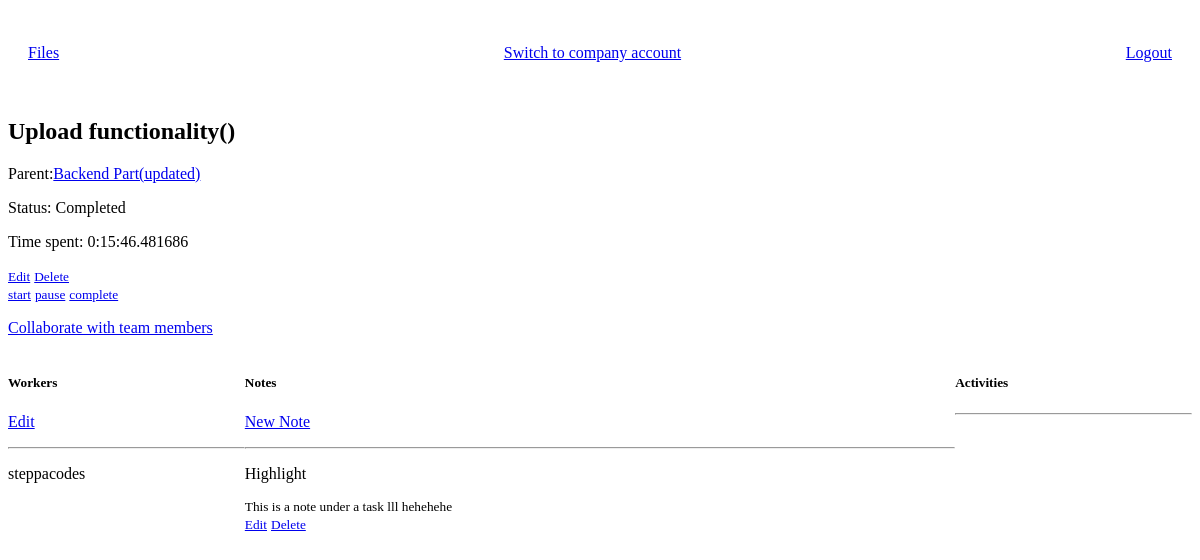
Before: /milestone/task/1/ with the older database file.
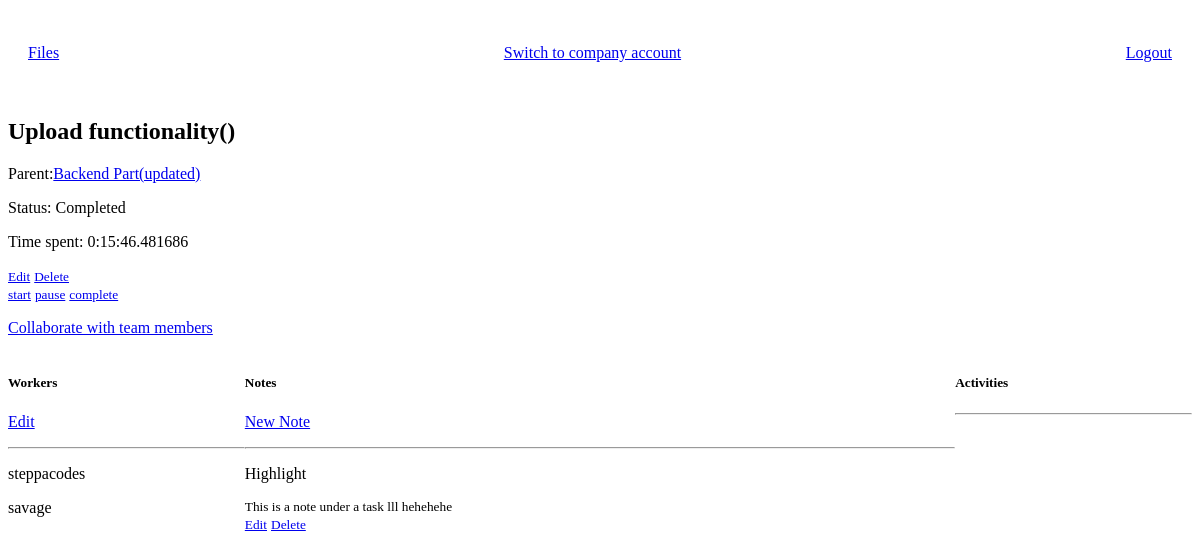
After: the same page with the newer database file.
### manager/models.py (models this page shows, shortened)
class Worker(models.Model):
    user = models.OneToOneField(CostumUser,on_delete=models.CASCADE,verbose_name="Workers")
    team = models.ForeignKey(Team, on_delete=models.SET_NULL, null=True,blank=True,default=None)
    company = models.ForeignKey(Company, on_delete=models.CASCADE, null=True,blank=True,default=None)
    class Meta:
        verbose_name = "Worker"
        verbose_name_plural = "Workers"

### users/models.py (models this page shows)
class CostumUser(AbstractUser):
    in_company = models.BooleanField(default=False)

### project_manager/models.py (models this page shows, shortened)
class Note(models.Model):
    name = models.CharField(max_length=200)
    note = models.TextField()
    author = models.ForeignKey(CostumUser, on_delete=models.CASCADE,null=True,blank=True)
    task = models.ForeignKey(Task, on_delete=models.CASCADE, null=True, blank=True)
    updated = models.DateTimeField(auto_now=True)
    created = models.DateTimeField(auto_now_add=True)

### project_manager/views.py (the view)
# urls.py: path('milestone/task/<str:id>/',taskpage, name='task-page'),
def taskpage(request, id):
    task = Task.objects.get(id=id)
    notes = task.note_set.all()
    workers = task.workers.all()
    context ={
        'task':task,
        'notes':notes,
        'workers':workers,
    }
    return render(request, 'project_manager/task-page.html', context)

### project_manager/models.py (called while the page is built)
    def __str__(self):
        return self.name

### project_manager/templates/project_manager/task-page.html (shortened to what this page needs)
{% extends 'base.html' %}
{% block content %}
<h2>{{task.name}}</h2>
<diV>
    <diV>
        <p>Parent:<a href="{% url 'milestone-page' task.milestone.id %}" >{{task.milestone}}</a></p>
    </div>
    <diV>
        <p>Status: {{task.status}}</p>
    </div>
    <diV>
        <p>Time spent: {{task.time_spent}}</p>
    </div>
    <diV>
        <small><a href="{% url 'update-task' task.milestone.id task.id %}" >Edit</a></small>
        <small><a href="{% url 'delete-task' task.id %}">Delete</a></small><br>
        <small><a href="{% url 'start-task' task.id %}">start</a></small>
        <small><a href="{% url 'pause-task' task.id %}">pause</a></small>
        <small><a href="{% url 'completed-task' task.id %}">complete</a></small>
    </div>
    <diV>
        <p><a href="{% url 'collab' task.id %}" >Collaborate with team members</a></p>
    </div>
</div>
<div class='taskinfo-container'>
    <div>
        <h5>Workers</h5>
        <diV>
            <p><a href="{% url 'update-task' task.milestone.id task.id %}" >Edit</a></p>
        </div><hr>
        {% for worker in workers %}
            <p>{{worker.user.username}}</p>
        {% endfor %}
    </div>
    <div>
        <h5>Notes</h5>
        <diV>
            <p><a href="{% url 'create-note' task.milestone.id %}" >New Note</a></p>
        </div><hr>
        {% for note in notes %}
            <p>{{note.name}}</p>
            <small>{{note.note}}</small><br>
            <small><a href="{% url 'update-note' task.milestone.id task.id %}" >Edit</a></small>
            <small><a href="{% url 'delete-note' note.id %}">Delete</a></small><br>
        {% endfor %}
    </div>
    <div>
        <h5>Activities</h5><hr>
    </div>
</div>
{% endblock %}

Changed rows visible on the page:
added Worker: user.username "savage"
